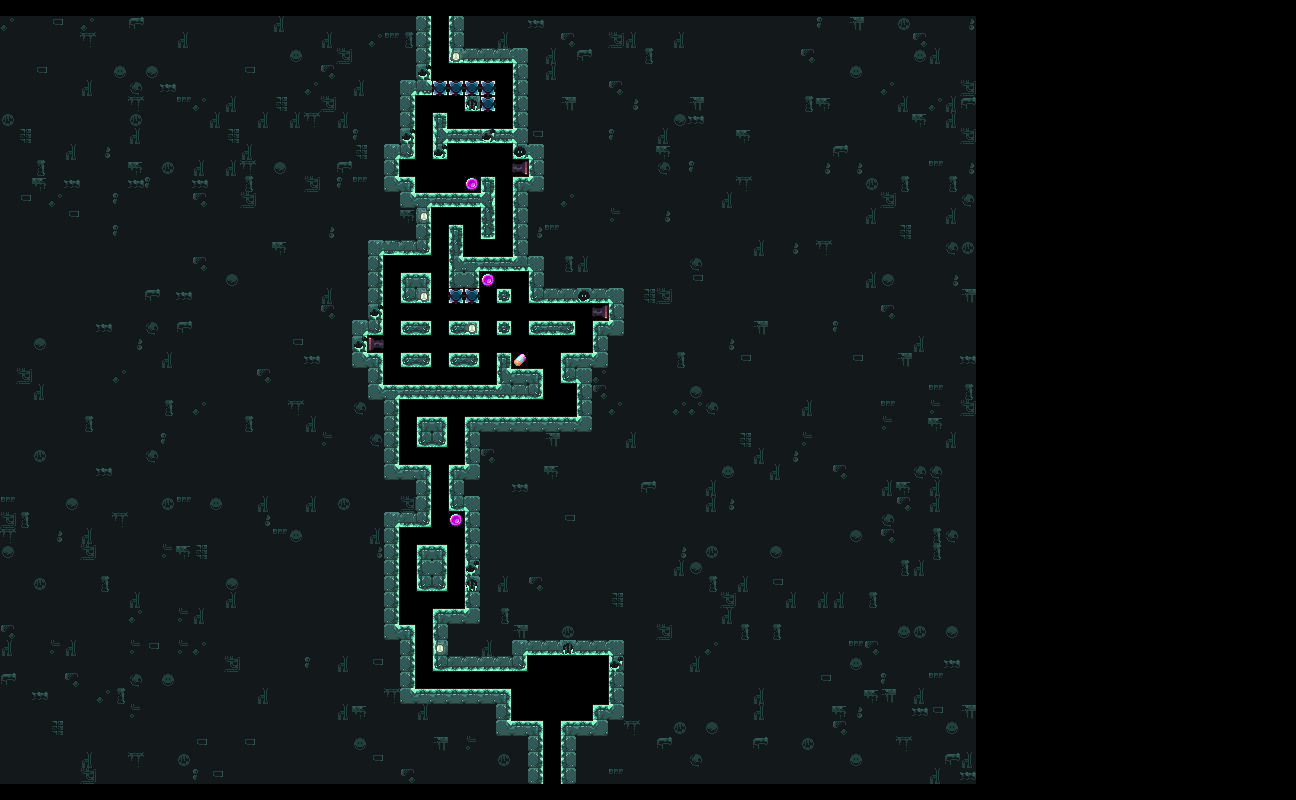

Below is a game level as drawn by its tile map, then a one-line description and the .tmx that defines it (tile-layer data replaced by summaries):
An orthogonal 81x50 tile map with 16x16 px tiles, 5 tile layers (Prototype, Obstacles, Background, Layout, ...), 3 tilesets and 147 objects (133x Sprinkle, 3x Coin, 2x Factory_FireCannon02, 2x Sewers_StaticSpike08, 2x Sewers_StaticSpike15, ...).

<map version="1.11" tiledversion="1.11.0" orientation="orthogonal" renderorder="right-down" width="81" height="50" tilewidth="16" tileheight="16" infinite="0" nextlayerid="74" nextobjectid="242221">
 <properties>
  <property name="IgnoreLock" type="bool" value="false" />
 </properties>
 <tileset firstgid="1" source="../../../Tilemap/Bioms/Factory_Tilemap.tsx" />
 <tileset firstgid="2476" source="../../../Tilemap/Enemies/Factory_MultitileObjects.tsx" />
 <tileset firstgid="2851" source="../../../Tilemap/Bioms/Sewers_Tilemap.tsx" />
 <group id="2" name="Input">
  <layer id="6" name="Prototype" width="81" height="50">
   <properties>
    <property name="unity:SortingLayer" value="Prototype" />
   </properties>
   <data>[4050 cells, 2751 non-empty, 4 distinct tile ids]</data>
  </layer>
  <layer id="44" name="Obstacles" width="81" height="50">
   <properties>
    <property name="unity:SortingLayer" value="Obstacles" />
   </properties>
   <data>[4050 cells, 9 non-empty, 5 distinct tile ids]</data>
  </layer>
 </group>
 <group id="3" name="Output">
  <group id="11" name="Output_Hazards">
   <objectgroup id="47" name="Hazard20" tintcolor="#ffffff">
    <properties>
     <property name="unity:SortingLayer" value="Hazard20" />
    </properties>
   </objectgroup>
   <objectgroup id="48" name="Hazard19" tintcolor="#ffffff">
    <properties>
     <property name="unity:SortingLayer" value="Hazard19" />
    </properties>
   </objectgroup>
   <objectgroup id="49" name="Hazard18" tintcolor="#ffffff">
    <properties>
     <property name="unity:SortingLayer" value="Hazard18" />
    </properties>
   </objectgroup>
   <objectgroup id="50" name="Hazard17" tintcolor="#ffffff">
    <properties>
     <property name="unity:SortingLayer" value="Hazard17" />
    </properties>
   </objectgroup>
   <objectgroup id="51" name="Hazard16" tintcolor="#ffffff">
    <properties>
     <property name="unity:SortingLayer" value="Hazard16" />
    </properties>
   </objectgroup>
   <objectgroup id="52" name="Hazard15" tintcolor="#ffffff">
    <properties>
     <property name="unity:SortingLayer" value="Hazard15" />
    </properties>
   </objectgroup>
   <objectgroup id="53" name="Hazard14" tintcolor="#ffffff">
    <properties>
     <property name="unity:SortingLayer" value="Hazard14" />
    </properties>
   </objectgroup>
   <objectgroup id="54" name="Hazard13" tintcolor="#ffffff">
    <properties>
     <property name="unity:SortingLayer" value="Hazard13" />
    </properties>
   </objectgroup>
   <objectgroup id="55" name="Hazard12" tintcolor="#ffffff">
    <properties>
     <property name="unity:SortingLayer" value="Hazard12" />
    </properties>
   </objectgroup>
   <objectgroup id="56" name="Hazard11" tintcolor="#ffffff">
    <properties>
     <property name="unity:SortingLayer" value="Hazard11" />
    </properties>
   </objectgroup>
   <objectgroup id="57" name="Hazard10" tintcolor="#ffffff">
    <properties>
     <property name="unity:SortingLayer" value="Hazard10" />
    </properties>
   </objectgroup>
   <objectgroup id="58" name="Hazard09" tintcolor="#ffffff">
    <properties>
     <property name="unity:SortingLayer" value="Hazard09" />
    </properties>
   </objectgroup>
   <objectgroup id="59" name="Hazard08" tintcolor="#ffffff">
    <properties>
     <property name="unity:SortingLayer" value="Hazard08" />
    </properties>
   </objectgroup>
   <objectgroup id="60" name="Hazard07" tintcolor="#ffffff">
    <properties>
     <property name="unity:SortingLayer" value="Hazard07" />
    </properties>
   </objectgroup>
   <objectgroup id="61" name="Hazard06" tintcolor="#ffffff">
    <properties>
     <property name="unity:SortingLayer" value="Hazard06" />
    </properties>
   </objectgroup>
   <objectgroup id="62" name="Hazard05" tintcolor="#ffffff">
    <properties>
     <property name="unity:SortingLayer" value="Hazard05" />
    </properties>
   </objectgroup>
   <objectgroup id="63" name="Hazard04" tintcolor="#ffffff">
    <properties>
     <property name="unity:SortingLayer" value="Hazard04" />
    </properties>
   </objectgroup>
   <objectgroup id="64" name="Hazard03" tintcolor="#ffffff">
    <properties>
     <property name="unity:SortingLayer" value="Hazard03" />
    </properties>
   </objectgroup>
   <objectgroup id="65" name="Hazard02" tintcolor="#ffffff">
    <properties>
     <property name="unity:SortingLayer" value="Hazard02" />
    </properties>
   </objectgroup>
   <objectgroup id="66" name="Hazard01" tintcolor="#ffffff">
    <properties>
     <property name="unity:SortingLayer" value="Hazard01" />
    </properties>
   </objectgroup>
   <objectgroup id="67" name="Hazard00" tintcolor="#ffffff">
    <properties>
     <property name="unity:SortingLayer" value="Hazard00" />
    </properties>
   </objectgroup>
   <objectgroup id="68" name="Dropper" tintcolor="#ffffff">
    <properties>
     <property name="unity:SortingLayer" value="Dropper" />
    </properties>
   </objectgroup>
   <objectgroup id="69" name="Smallbot" tintcolor="#ffffff">
    <properties>
     <property name="unity:SortingLayer" value="Smallbot" />
    </properties>
   </objectgroup>
   <objectgroup id="70" name="Fireball" tintcolor="#ffffff">
    <properties>
     <property name="unity:SortingLayer" value="Fireball" />
    </properties>
   </objectgroup>
   <objectgroup id="42" name="Buzzsaw">
    <properties>
     <property name="unity:SortingLayer" value="Buzzsaw" />
    </properties>
   </objectgroup>
   <objectgroup id="41" name="FireCannon">
    <properties>
     <property name="unity:SortingLayer" value="FireCannon" />
    </properties>
    <object id="242215" name="FireCannon" type="Factory_FireCannon00" gid="1916" x="368" y="352" width="16" height="16">
     <properties>
      <property name="prefabName" type="file" value="../../../../Prefabs/Enemy/FireCannon/00Factory/Factory_FireCannon00.prefab" />
     </properties>
    </object>
    <object id="242217" name="FireCannon" type="Factory_FireCannon02" gid="1922" x="592" y="320" width="16" height="16">
     <properties>
      <property name="prefabName" type="file" value="../../../../Prefabs/Enemy/FireCannon/00Factory/Factory_FireCannon02.prefab" />
     </properties>
    </object>
    <object id="242220" name="FireCannon" type="Factory_FireCannon02" gid="1922" x="512" y="176" width="16" height="16">
     <properties>
      <property name="prefabName" type="file" value="../../../../Prefabs/Enemy/FireCannon/00Factory/Factory_FireCannon02.prefab" />
     </properties>
    </object>
   </objectgroup>
   <objectgroup id="40" name="Slamblock">
    <properties>
     <property name="unity:SortingLayer" value="Slamblock" />
    </properties>
   </objectgroup>
   <objectgroup id="14" name="HiddenSpike">
    <properties>
     <property name="unity:SortingLayer" value="HiddenSpike" />
    </properties>
   </objectgroup>
   <objectgroup id="13" name="StaticSpike">
    <properties>
     <property name="unity:SortingLayer" value="StaticSpike" />
    </properties>
    <object id="241256" name="StaticSpike" type="Sewers_StaticSpike08" gid="4011" x="432" y="96" width="16" height="16">
     <properties>
      <property name="prefabeName" type="file" value="../../../../Prefabs/Enemy/StaticSpike/01Sewers/Sewers_StaticSpike08.prefab" />
     </properties>
    </object>
    <object id="241257" name="StaticSpike" type="Sewers_StaticSpike08" gid="4011" x="448" y="96" width="16" height="16">
     <properties>
      <property name="prefabeName" type="file" value="../../../../Prefabs/Enemy/StaticSpike/01Sewers/Sewers_StaticSpike08.prefab" />
     </properties>
    </object>
    <object id="241258" name="StaticSpike" type="Sewers_StaticSpike21" gid="4017" x="464" y="96" width="16" height="16">
     <properties>
      <property name="prefabeName" type="file" value="../../../../Prefabs/Enemy/StaticSpike/01Sewers/Sewers_StaticSpike21.prefab" />
     </properties>
    </object>
    <object id="241259" name="StaticSpike" type="Sewers_StaticSpike13" gid="4079" x="480" y="96" width="16" height="16">
     <properties>
      <property name="prefabeName" type="file" value="../../../../Prefabs/Enemy/StaticSpike/01Sewers/Sewers_StaticSpike13.prefab" />
     </properties>
    </object>
    <object id="241260" name="StaticSpike" type="Sewers_StaticSpike07" gid="4207" x="448" y="304" width="16" height="16">
     <properties>
      <property name="prefabeName" type="file" value="../../../../Prefabs/Enemy/StaticSpike/01Sewers/Sewers_StaticSpike07.prefab" />
     </properties>
    </object>
    <object id="241261" name="StaticSpike" type="Sewers_StaticSpike15" gid="4211" x="480" y="112" width="16" height="16">
     <properties>
      <property name="prefabeName" type="file" value="../../../../Prefabs/Enemy/StaticSpike/01Sewers/Sewers_StaticSpike15.prefab" />
     </properties>
    </object>
    <object id="241262" name="StaticSpike" type="Sewers_StaticSpike15" gid="4211" x="464" y="304" width="16" height="16">
     <properties>
      <property name="prefabeName" type="file" value="../../../../Prefabs/Enemy/StaticSpike/01Sewers/Sewers_StaticSpike15.prefab" />
     </properties>
    </object>
   </objectgroup>
  </group>
  <group id="32" name="Output_Items">
   <objectgroup id="71" name="Item00" tintcolor="#ffffff">
    <properties>
     <property name="unity:SortingLayer" value="Item00" />
    </properties>
   </objectgroup>
   <objectgroup id="72" name="Star" tintcolor="#ffffff">
    <properties>
     <property name="unity:SortingLayer" value="Star" />
    </properties>
   </objectgroup>
   <objectgroup id="73" name="Key" tintcolor="#ffffff">
    <properties>
     <property name="unity:SortingLayer" value="Key" />
    </properties>
   </objectgroup>
   <objectgroup id="43" name="PowerUp">
    <properties>
     <property name="unity:SortingLayer" value="PowerUp" />
    </properties>
    <object id="242211" name="PowerUp" type="PowerUpManager" gid="43" x="512" y="368" width="16" height="16">
     <properties>
      <property name="prefabName" type="file" value="../../../../Prefabs/PowerUps/PowerUpManager.prefab" />
     </properties>
    </object>
   </objectgroup>
   <objectgroup id="39" name="Sprinkle">
    <properties>
     <property name="unity:SortingLayer" value="Sprinkle" />
    </properties>
    <object id="241326" name="Sprinkle" type="Sprinkle" gid="175" x="432" y="32" width="16" height="16">
     <properties>
      <property name="prefabName" type="file" value="../../../../Prefabs/Items/Sprinkle.prefab" />
     </properties>
    </object>
    <object id="241344" name="Sprinkle" type="Sprinkle" gid="175" x="432" y="48" width="16" height="16">
     <properties>
      <property name="prefabName" type="file" value="../../../../Prefabs/Items/Sprinkle.prefab" />
     </properties>
    </object>
    <object id="241363" name="Sprinkle" type="Sprinkle" gid="175" x="432" y="64" width="16" height="16">
     <properties>
      <property name="prefabName" type="file" value="../../../../Prefabs/Items/Sprinkle.prefab" />
     </properties>
    </object>
    <object id="241374" name="Sprinkle" type="Sprinkle" gid="175" x="432" y="80" width="16" height="16">
     <properties>
      <property name="prefabName" type="file" value="../../../../Prefabs/Items/Sprinkle.prefab" />
     </properties>
    </object>
    <object id="241375" name="Sprinkle" type="Sprinkle" gid="175" x="464" y="80" width="16" height="16">
     <properties>
      <property name="prefabName" type="file" value="../../../../Prefabs/Items/Sprinkle.prefab" />
     </properties>
    </object>
    <object id="241376" name="Sprinkle" type="Sprinkle" gid="175" x="480" y="80" width="16" height="16">
     <properties>
      <property name="prefabName" type="file" value="../../../../Prefabs/Items/Sprinkle.prefab" />
     </properties>
    </object>
    <object id="241377" name="Sprinkle" type="Sprinkle" gid="175" x="496" y="80" width="16" height="16">
     <properties>
      <property name="prefabName" type="file" value="../../../../Prefabs/Items/Sprinkle.prefab" />
     </properties>
    </object>
    <object id="241396" name="Sprinkle" type="Sprinkle" gid="175" x="496" y="96" width="16" height="16">
     <properties>
      <property name="prefabName" type="file" value="../../../../Prefabs/Items/Sprinkle.prefab" />
     </properties>
    </object>
    <object id="241410" name="Sprinkle" type="Sprinkle" gid="175" x="432" y="112" width="16" height="16">
     <properties>
      <property name="prefabName" type="file" value="../../../../Prefabs/Items/Sprinkle.prefab" />
     </properties>
    </object>
    <object id="241411" name="Sprinkle" type="Sprinkle" gid="175" x="448" y="112" width="16" height="16">
     <properties>
      <property name="prefabName" type="file" value="../../../../Prefabs/Items/Sprinkle.prefab" />
     </properties>
    </object>
    <object id="241412" name="Sprinkle" type="Sprinkle" gid="175" x="496" y="112" width="16" height="16">
     <properties>
      <property name="prefabName" type="file" value="../../../../Prefabs/Items/Sprinkle.prefab" />
     </properties>
    </object>
    <object id="241426" name="Sprinkle" type="Sprinkle" gid="175" x="416" y="128" width="16" height="16">
     <properties>
      <property name="prefabName" type="file" value="../../../../Prefabs/Items/Sprinkle.prefab" />
     </properties>
    </object>
    <object id="241427" name="Sprinkle" type="Sprinkle" gid="175" x="448" y="128" width="16" height="16">
     <properties>
      <property name="prefabName" type="file" value="../../../../Prefabs/Items/Sprinkle.prefab" />
     </properties>
    </object>
    <object id="241428" name="Sprinkle" type="Sprinkle" gid="175" x="464" y="128" width="16" height="16">
     <properties>
      <property name="prefabName" type="file" value="../../../../Prefabs/Items/Sprinkle.prefab" />
     </properties>
    </object>
    <object id="241429" name="Sprinkle" type="Sprinkle" gid="175" x="480" y="128" width="16" height="16">
     <properties>
      <property name="prefabName" type="file" value="../../../../Prefabs/Items/Sprinkle.prefab" />
     </properties>
    </object>
    <object id="241430" name="Sprinkle" type="Sprinkle" gid="175" x="496" y="128" width="16" height="16">
     <properties>
      <property name="prefabName" type="file" value="../../../../Prefabs/Items/Sprinkle.prefab" />
     </properties>
    </object>
    <object id="241444" name="Sprinkle" type="Sprinkle" gid="175" x="416" y="144" width="16" height="16">
     <properties>
      <property name="prefabName" type="file" value="../../../../Prefabs/Items/Sprinkle.prefab" />
     </properties>
    </object>
    <object id="241460" name="Sprinkle" type="Sprinkle" gid="175" x="448" y="160" width="16" height="16">
     <properties>
      <property name="prefabName" type="file" value="../../../../Prefabs/Items/Sprinkle.prefab" />
     </properties>
    </object>
    <object id="241461" name="Sprinkle" type="Sprinkle" gid="175" x="480" y="160" width="16" height="16">
     <properties>
      <property name="prefabName" type="file" value="../../../../Prefabs/Items/Sprinkle.prefab" />
     </properties>
    </object>
    <object id="241462" name="Sprinkle" type="Sprinkle" gid="175" x="496" y="160" width="16" height="16">
     <properties>
      <property name="prefabName" type="file" value="../../../../Prefabs/Items/Sprinkle.prefab" />
     </properties>
    </object>
    <object id="241477" name="Sprinkle" type="Sprinkle" gid="175" x="400" y="176" width="16" height="16">
     <properties>
      <property name="prefabName" type="file" value="../../../../Prefabs/Items/Sprinkle.prefab" />
     </properties>
    </object>
    <object id="241478" name="Sprinkle" type="Sprinkle" gid="175" x="416" y="176" width="16" height="16">
     <properties>
      <property name="prefabName" type="file" value="../../../../Prefabs/Items/Sprinkle.prefab" />
     </properties>
    </object>
    <object id="241479" name="Sprinkle" type="Sprinkle" gid="175" x="432" y="176" width="16" height="16">
     <properties>
      <property name="prefabName" type="file" value="../../../../Prefabs/Items/Sprinkle.prefab" />
     </properties>
    </object>
    <object id="241480" name="Sprinkle" type="Sprinkle" gid="175" x="448" y="176" width="16" height="16">
     <properties>
      <property name="prefabName" type="file" value="../../../../Prefabs/Items/Sprinkle.prefab" />
     </properties>
    </object>
    <object id="241481" name="Sprinkle" type="Sprinkle" gid="175" x="464" y="176" width="16" height="16">
     <properties>
      <property name="prefabName" type="file" value="../../../../Prefabs/Items/Sprinkle.prefab" />
     </properties>
    </object>
    <object id="241496" name="Sprinkle" type="Sprinkle" gid="175" x="416" y="192" width="16" height="16">
     <properties>
      <property name="prefabName" type="file" value="../../../../Prefabs/Items/Sprinkle.prefab" />
     </properties>
    </object>
    <object id="241497" name="Sprinkle" type="Sprinkle" gid="175" x="448" y="192" width="16" height="16">
     <properties>
      <property name="prefabName" type="file" value="../../../../Prefabs/Items/Sprinkle.prefab" />
     </properties>
    </object>
    <object id="241499" name="Sprinkle" type="Sprinkle" gid="175" x="496" y="192" width="16" height="16">
     <properties>
      <property name="prefabName" type="file" value="../../../../Prefabs/Items/Sprinkle.prefab" />
     </properties>
    </object>
    </objectgroup>
   <objectgroup id="34" name="Coin">
    <properties>
     <property name="unity:SortingLayer" value="Coin" />
    </properties>
    <!-- 1 objects omitted --></objectgroup>
  </group>
  <layer id="9" name="Background" width="81" height="50">
   <properties>
    <property name="unity:SortingLayer" value="Background" />
   </properties>
   <data>[4050 cells, 2510 non-empty, 21 distinct tile ids]</data>
  </layer>
  <layer id="8" name="Layout" width="81" height="50">
   <properties>
    <property name="unity:SortingLayer" value="Layout" />
    <property name="unity:Tag" value="Wall" />
   </properties>
   <data>[4050 cells, 225 non-empty, 41 distinct tile ids]</data>
  </layer>
  <layer id="46" name="Details" width="81" height="50">
   <properties>
    <property name="unity:SortingLayer" value="Details" />
   </properties>
   <data>[4050 cells, 0 non-empty, 0 distinct tile ids]</data>
  </layer>
 </group>
</map>
<!-- 108 of 147 objects omitted -->
